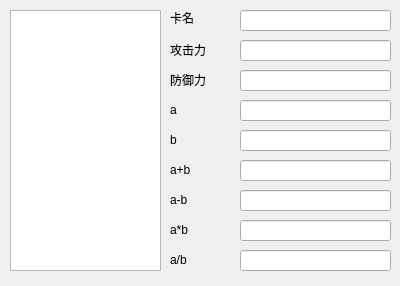
<?xml version="1.0" encoding="UTF-8"?>
<ui version="4.0">
 <class>Form</class>
 <widget class="QWidget" name="Form">
  <property name="geometry">
   <rect>
    <x>0</x>
    <y>0</y>
    <width>400</width>
    <height>286</height>
   </rect>
  </property>
  <property name="windowTitle">
   <string>Form</string>
  </property>
  <widget class="QLineEdit" name="lineEdit">
   <property name="geometry">
    <rect>
     <x>240</x>
     <y>10</y>
     <width>151</width>
     <height>21</height>
    </rect>
   </property>
  </widget>
  <widget class="QListView" name="listView">
   <property name="geometry">
    <rect>
     <x>10</x>
     <y>10</y>
     <width>151</width>
     <height>261</height>
    </rect>
   </property>
  </widget>
  <widget class="QLabel" name="label">
   <property name="geometry">
    <rect>
     <x>170</x>
     <y>10</y>
     <width>41</width>
     <height>16</height>
    </rect>
   </property>
   <property name="text">
    <string>卡名</string>
   </property>
  </widget>
  <widget class="QLineEdit" name="lineEdit_2">
   <property name="geometry">
    <rect>
     <x>240</x>
     <y>40</y>
     <width>151</width>
     <height>21</height>
    </rect>
   </property>
  </widget>
  <widget class="QLabel" name="label_2">
   <property name="geometry">
    <rect>
     <x>170</x>
     <y>40</y>
     <width>61</width>
     <height>20</height>
    </rect>
   </property>
   <property name="text">
    <string>攻击力</string>
   </property>
  </widget>
  <widget class="QLineEdit" name="lineEdit_3">
   <property name="geometry">
    <rect>
     <x>240</x>
     <y>70</y>
     <width>151</width>
     <height>21</height>
    </rect>
   </property>
  </widget>
  <widget class="QLabel" name="label_3">
   <property name="geometry">
    <rect>
     <x>170</x>
     <y>70</y>
     <width>61</width>
     <height>20</height>
    </rect>
   </property>
   <property name="text">
    <string>防御力</string>
   </property>
  </widget>
  <widget class="QLabel" name="label_4">
   <property name="geometry">
    <rect>
     <x>170</x>
     <y>100</y>
     <width>61</width>
     <height>20</height>
    </rect>
   </property>
   <property name="text">
    <string>a</string>
   </property>
  </widget>
  <widget class="QLabel" name="label_5">
   <property name="geometry">
    <rect>
     <x>170</x>
     <y>130</y>
     <width>61</width>
     <height>20</height>
    </rect>
   </property>
   <property name="text">
    <string>b</string>
   </property>
  </widget>
  <widget class="QLineEdit" name="lineEdit_4">
   <property name="geometry">
    <rect>
     <x>240</x>
     <y>100</y>
     <width>151</width>
     <height>21</height>
    </rect>
   </property>
  </widget>
  <widget class="QLineEdit" name="lineEdit_5">
   <property name="geometry">
    <rect>
     <x>240</x>
     <y>130</y>
     <width>151</width>
     <height>21</height>
    </rect>
   </property>
  </widget>
  <widget class="QLineEdit" name="lineEdit_6">
   <property name="geometry">
    <rect>
     <x>240</x>
     <y>160</y>
     <width>151</width>
     <height>21</height>
    </rect>
   </property>
  </widget>
  <widget class="QLineEdit" name="lineEdit_7">
   <property name="geometry">
    <rect>
     <x>240</x>
     <y>190</y>
     <width>151</width>
     <height>21</height>
    </rect>
   </property>
  </widget>
  <widget class="QLineEdit" name="lineEdit_8">
   <property name="geometry">
    <rect>
     <x>240</x>
     <y>220</y>
     <width>151</width>
     <height>21</height>
    </rect>
   </property>
  </widget>
  <widget class="QLineEdit" name="lineEdit_9">
   <property name="geometry">
    <rect>
     <x>240</x>
     <y>250</y>
     <width>151</width>
     <height>21</height>
    </rect>
   </property>
  </widget>
  <widget class="QLabel" name="label_6">
   <property name="geometry">
    <rect>
     <x>170</x>
     <y>160</y>
     <width>61</width>
     <height>20</height>
    </rect>
   </property>
   <property name="text">
    <string>a+b</string>
   </property>
  </widget>
  <widget class="QLabel" name="label_7">
   <property name="geometry">
    <rect>
     <x>170</x>
     <y>190</y>
     <width>61</width>
     <height>20</height>
    </rect>
   </property>
   <property name="text">
    <string>a-b</string>
   </property>
  </widget>
  <widget class="QLabel" name="label_8">
   <property name="geometry">
    <rect>
     <x>170</x>
     <y>220</y>
     <width>61</width>
     <height>20</height>
    </rect>
   </property>
   <property name="text">
    <string>a*b</string>
   </property>
  </widget>
  <widget class="QLabel" name="label_9">
   <property name="geometry">
    <rect>
     <x>170</x>
     <y>250</y>
     <width>61</width>
     <height>20</height>
    </rect>
   </property>
   <property name="text">
    <string>a/b</string>
   </property>
  </widget>
 </widget>
 <resources/>
 <connections/>
</ui>
